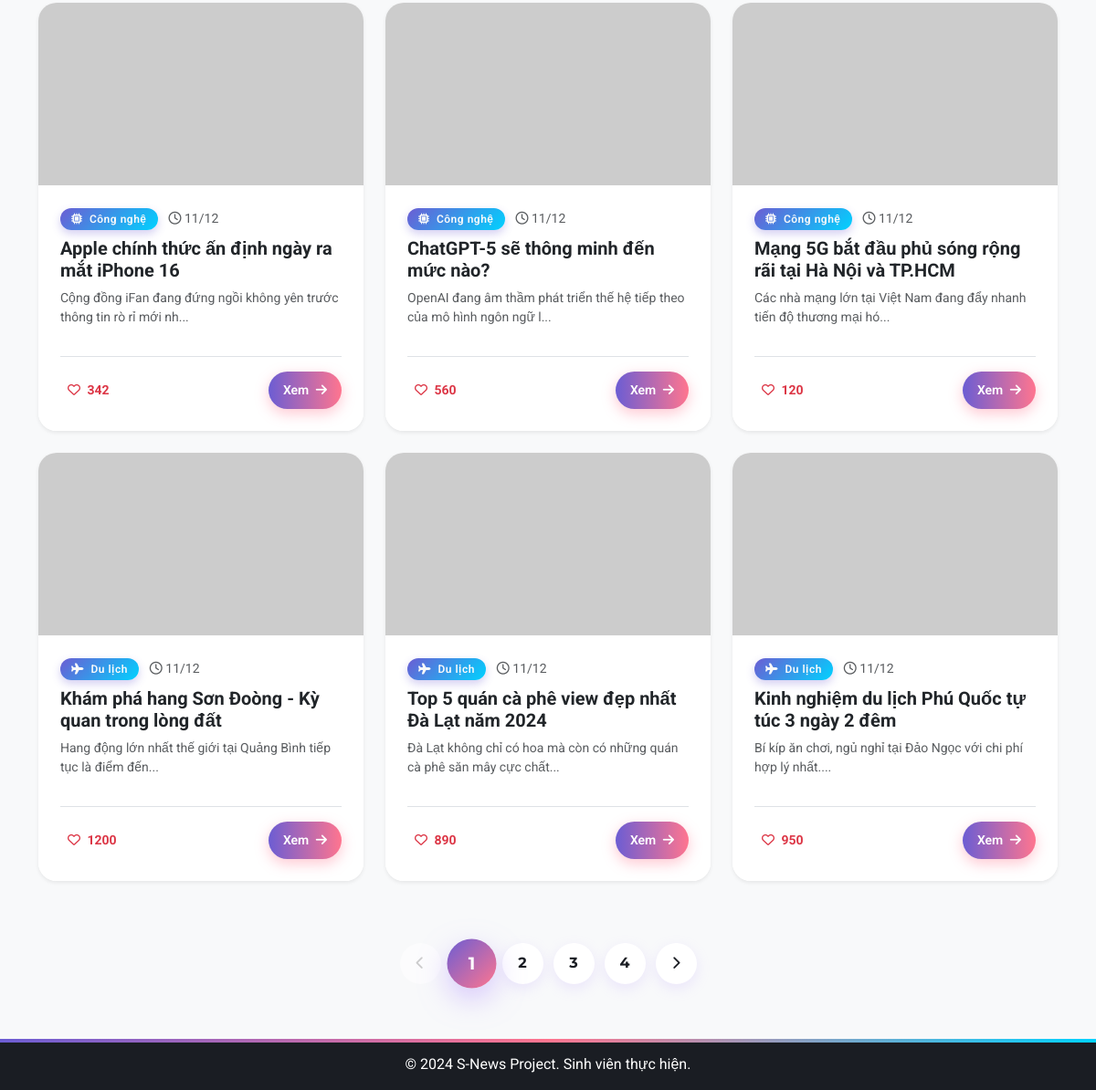
Before: / (lower part) with the older database file.
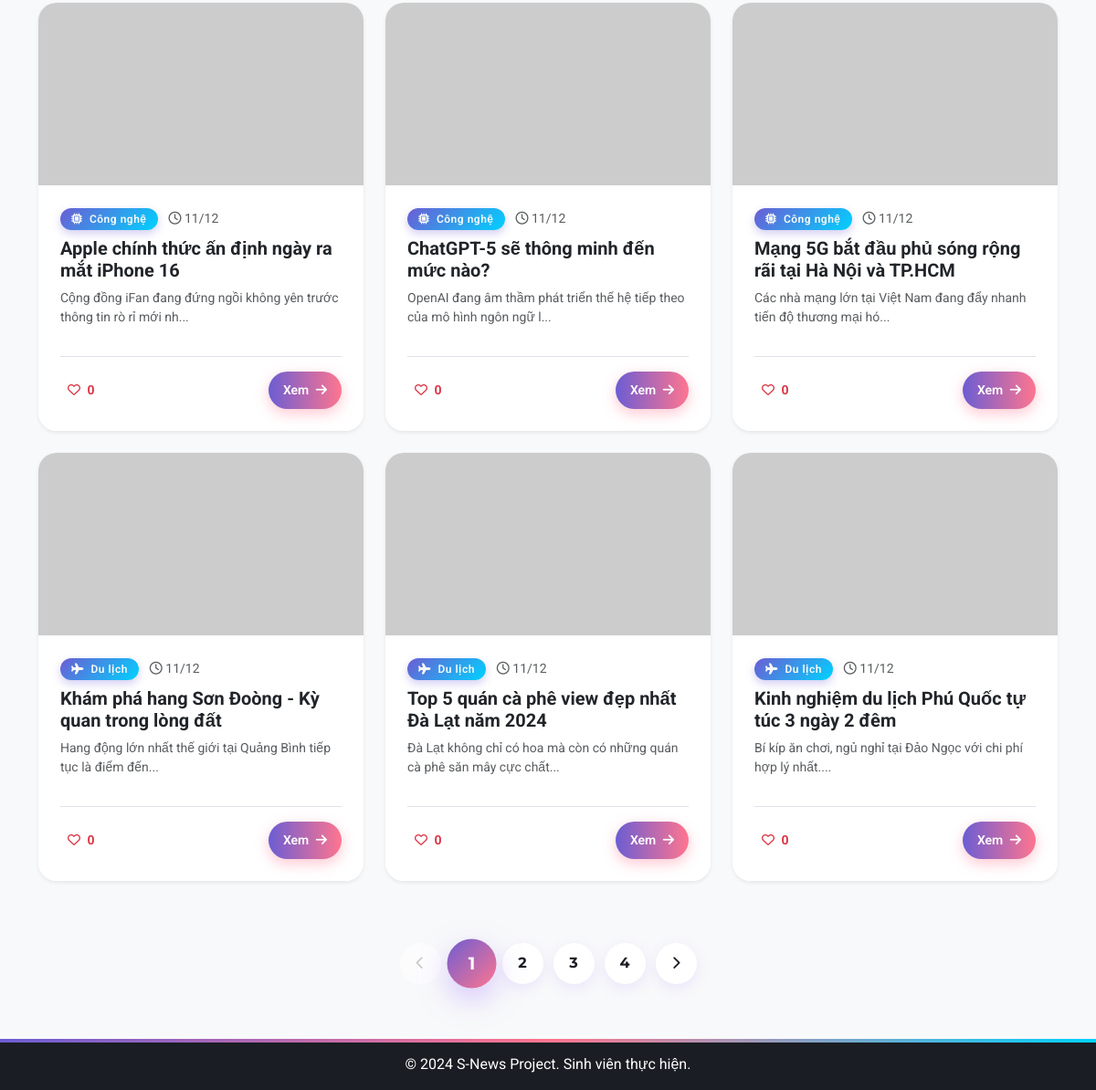
After: the same page with the newer database file.
### tables this page shows
CREATE TABLE articles (
    id INT AUTO_INCREMENT PRIMARY KEY,
    title VARCHAR(255) NOT NULL,  
    summary TEXT,                 
    content LONGTEXT,             
    image_url VARCHAR(255),       
    category VARCHAR(50),         
    views INT DEFAULT 0,          
    likes INT DEFAULT 0,          
    created_at TIMESTAMP DEFAULT CURRENT_TIMESTAMP,  
    
     
    FULLTEXT (title, summary),
     
    INDEX (category)
);

CREATE TABLE categories (
    id INT AUTO_INCREMENT PRIMARY KEY,
    name VARCHAR(50) NOT NULL UNIQUE,       
    icon VARCHAR(100) NOT NULL,             
    color VARCHAR(50) DEFAULT 'text-dark'   
);

### classes/Database.php (called while the page is built, shortened)
<?php
class Database {
    private $host = "localhost";
    private $db_name = "s_news_db";
    private $username = "root";
    private $password = "";
    public function getConnection() {
        $this->conn = null;
        try {
            $this->conn = new PDO("mysql:host=" . $this->host . ";dbname=" . $this->db_name, $this->username, $this->password);
            $this->conn->exec("set names utf8mb4");
            $this->conn->setAttribute(PDO::ATTR_ERRMODE, PDO::ERRMODE_EXCEPTION);
        } catch(PDOException $exception) {
            echo "Loi ket noi: " . $exception->getMessage();
        }
        return $this->conn;
    }
}
?>

### classes/Article.php (called while the page is built, shortened)
<?php
require_once 'Database.php';
class Article {
    private $db;
    public function __construct() {
        $this->db = (new Database())->getConnection();
    }
    public function getPaginated($limit, $offset) {
        $sql = "SELECT a.*,
                       c.name as cat_name,
                       c.icon as cat_icon,
                       c.color as cat_color
                FROM articles a
                LEFT JOIN categories c ON a.category = c.name
                ORDER BY a.created_at DESC
                LIMIT :limit OFFSET :offset";
        $stmt = $this->db->prepare($sql);
        $stmt->bindValue(':limit', (int)$limit, PDO::PARAM_INT);
        $stmt->bindValue(':offset', (int)$offset, PDO::PARAM_INT);
        $stmt->execute();
        return $stmt->fetchAll(PDO::FETCH_ASSOC);
    }
    public function getTotalCount() {
        $stmt = $this->db->query("SELECT COUNT(*) as total FROM articles");
        $row = $stmt->fetch(PDO::FETCH_ASSOC);
        return $row['total'];
    }
}
?>

### index.php (the view, shortened to what this page needs)
<?php
require_once 'classes/BasePage.php';
require_once 'classes/Article.php';
class HomePage extends BasePage {
    protected function renderBody() {
        $limit = 6;
        $currentPage = isset($_GET['page']) ? max(1, intval($_GET['page'])) : 1;
        $offset = ($currentPage - 1) * $limit;
        $articleModel = new Article();
        $listArticles = $articleModel->getPaginated($limit, $offset);
        $totalArticles = $articleModel->getTotalCount();
        $totalPages = ceil($totalArticles / $limit);
        ?>
        <div class="row">
        <?php if (!empty($listArticles)) {
            foreach ($listArticles as $row) {
                $link = "pages/detail.php?id=" . $row['id'];
                $img = $this->getImageUrl($row['image_url']);
                $likes = isset($row['likes']) ? $row['likes'] : 0;
                $catName = !empty($row['cat_name']) ? $row['cat_name'] : $row['category'];
                $catIcon = !empty($row['cat_icon']) ? $row['cat_icon'] : 'fa-solid fa-folder';
                $colorClass = 'text-light';
                $bgClass = str_replace('text-', 'bg-', $colorClass);
                echo '
                <div class="col-md-4 mb-4">
                    <div class="card h-100 shadow-sm border-0">
                        <div class="overflow-hidden" style="height: 200px;">
                            <a href="'.$link.'"><img src="'.$img.'" class="card-img-top h-100 w-100" style="object-fit: cover;"></a>
                        </div>
                        <div class="card-body d-flex flex-column">
                            <div class="mb-2 d-flex justify-content-between align-items-center">
                                <div>
                                    <span class="badge '.$bgClass.' bg-opacity-10 '.$colorClass.'">
                                        <i class="'.$catIcon.' me-1"></i> '.$catName.'
                                    </span>
                                    <small class="text-muted ms-2"><i class="fa-regular fa-clock"></i> '.date('d/m', strtotime($row['created_at'])).'</small>
                                </div>
                            </div>
                            <h5 class="card-title"><a href="'.$link.'" class="text-decoration-none text-dark fw-bold">'.$row['title'].'</a></h5>
                            <p class="card-text text-muted small flex-grow-1">'.substr($row['summary'], 0, 90).'...</p>
                            <div class="mt-3 d-flex justify-content-between align-items-center border-top pt-3">
                                <button class="btn btn-outline-danger btn-sm border-0 like-btn" onclick="toggleLike(this, '.$row['id'].')">
                                    <i class="fa-regular fa-heart"></i> <span class="like-count fw-bold ms-1">'.$likes.'</span>
                                </button>
                                <a href="'.$link.'" class="btn btn-primary btn-sm rounded-pill px-3">Xem <i class="fa-solid fa-arrow-right ms-1"></i></a>
                            </div>
                        </div>
                    </div>
                </div>';
            }
        } ?>
        </div>
        <?php if ($totalPages > 1): ?>
        <nav aria-label="Page navigation" class="mt-4">
            <ul class="pagination justify-content-center">
                <li class="page-item <?php echo ($currentPage <= 1) ? 'disabled' : ''; ?>"><a class="page-link" href="?page=<?php echo $currentPage - 1; ?>"><i class="fa-solid fa-chevron-left"></i></a></li>
                <?php for ($i = 1; $i <= $totalPages; $i++): ?>
                    <li class="page-item <?php echo ($i == $currentPage) ? 'active' : ''; ?>"><a class="page-link" href="?page=<?php echo $i; ?>"><?php echo $i; ?></a></li>
                <?php endfor; ?>
                <li class="page-item <?php echo ($currentPage >= $totalPages) ? 'disabled' : ''; ?>"><a class="page-link" href="?page=<?php echo $currentPage + 1; ?>"><i class="fa-solid fa-chevron-right"></i></a></li>
            </ul>
        </nav>
        <?php endif; ?>
        <?php
    }
}
$page = new HomePage("Trang chủ - SNews", true);
$page->render();
?>

### classes/BasePage.php (shortened to what this page needs)
<?php
abstract class BasePage {
    protected $assets_folder;
    public function __construct($title = "S-News", $is_root = false) {
        $this->assets_folder = $is_root ? "" : "../";
        require_once __DIR__ . '/Database.php';
    }
    protected function getImageUrl($filename) {
        $searchFolders = [
            'images/',
            'images/avatars/',
            'images/banners/',
            'images/posts/',
        ];
        $cleanName = basename($filename);
        foreach ($searchFolders as $folder) {
            $physicalPath = __DIR__ . "/../" . $folder . $cleanName;
        }
        return "https://placehold.co/600x400/ffcccc/ff0000?text=Not+Found";
    }
    public function render() {
        echo '<!DOCTYPE html><html lang="vi">';
        $this->renderHead();
        echo '<body class="bg-light d-flex flex-column min-vh-100">';
        echo '<main class="flex-shrink-0"><div class="container py-4">';
        $this->renderBody();
        echo '</div></main>';
        $this->renderFooter();
        echo '</body></html>';
    }
    protected function renderHead() {
        ?>
        <head>
            <link rel="stylesheet" href="<?php echo $this->assets_folder; ?>vendor/bootstrap/css/bootstrap.min.css">
            <link rel="stylesheet" href="<?php echo $this->assets_folder; ?>vendor/fontawesome/css/all.min.css">
            <link rel="stylesheet" href="<?php echo $this->assets_folder; ?>css/style.css">
        </head>
        <?php
    }
        ?>
        <?php
    protected function renderFooter() {
        ?>
        <footer class="footer mt-auto py-3 bg-dark text-white text-center">
            <div class="container">
                <span>&copy; 2024 S-News Project. Sinh viên thực hiện.</span>
            </div>
        </footer>
        <?php
    }
}
?>

### css/style.css (style rules this page uses)
:root { --color-primary: #6C5DD3; --color-secondary: #FF758F; --color-accent: #00D2FF; --bg-body: #F5F7FA; --text-dark: #1A1D23; --text-gray: #64748B; --card-shadow: 0 10px 30px rgba(108, 93, 211, 0.15); --hover-shadow: 0 20px 40px rgba(108, 93, 211, 0.25); }
body { background-color: var(--bg-body); font-family: 'Roboto', sans-serif; color: var(--text-dark); overflow-x: hidden; }
.card { border: none !important; border-radius: 20px !important; background: #fff; overflow: hidden; box-shadow: var(--card-shadow); transition: all 0.4s cubic-bezier(0.175, 0.885, 0.32, 1.275); animation: fadeInUp 0.8s both; }
.col-md-4:nth-child(1) .card { animation-delay: 0.1s; }
.col-md-4:nth-child(2) .card { animation-delay: 0.3s; }
.col-md-4:nth-child(3) .card { animation-delay: 0.5s; }
.col-md-4:nth-child(4) .card { animation-delay: 0.7s; }
.col-md-4:nth-child(5) .card { animation-delay: 0.9s; }
.col-md-4:nth-child(6) .card { animation-delay: 1.1s; }
.card-img-top { height: 220px; object-fit: cover; transition: transform 0.6s ease; }
.card-body { padding: 1.5rem; position: relative; background: #fff; z-index: 1; }
.card-title a { color: var(--text-dark); font-weight: 700; text-decoration: none; background-image: linear-gradient(to right, var(--color-primary) 0%, var(--color-secondary) 100%); background-size: 0% 2px; background-repeat: no-repeat; background-position: left bottom; transition: background-size 0.3s; }
.badge { background: linear-gradient(135deg, var(--color-primary), var(--color-accent)) !important; border-radius: 30px; padding: 6px 12px; font-weight: 600; letter-spacing: 0.5px; box-shadow: 0 4px 10px rgba(108, 93, 211, 0.3); }
.btn-primary, .btn-outline-primary { background: linear-gradient(90deg, var(--color-primary), var(--color-secondary), var(--color-primary)); background-size: 200% auto; border: none; color: #fff; font-weight: 600; border-radius: 50px; padding: 10px 25px; box-shadow: 0 5px 15px rgba(255, 117, 143, 0.4); transition: 0.5s; animation: gradientFlow 3s infinite linear; }
.footer { background: #1A1D23 !important; color: #fff !important; margin-top: 80px; padding: 40px 0; position: relative; overflow: hidden; }
.footer::before { content: ''; position: absolute; top: 0; left: 0; width: 100%; height: 4px; background: linear-gradient(90deg, var(--color-primary), var(--color-secondary), var(--color-accent)); }
.pagination { gap: 12px; padding: 20px 0; align-items: center; }
.page-link { border: none !important; border-radius: 50% !important; width: 45px; height: 45px; display: flex; align-items: center; justify-content: center; font-weight: 700; font-family: 'Montserrat', sans-serif; color: var(--text-dark); background-color: #fff; box-shadow: 0 5px 15px rgba(183, 153, 255, 0.2); transition: all 0.4s cubic-bezier(0.175, 0.885, 0.32, 1.275); position: relative; overflow: hidden; }
.page-item.active .page-link { background: linear-gradient(135deg, var(--color-primary), var(--color-secondary)); color: #fff; box-shadow: 0 10px 25px rgba(183, 153, 255, 0.5); transform: scale(1.2); z-index: 2; }
.page-item.disabled .page-link { background-color: rgba(255,255,255,0.5); color: #ccc; box-shadow: none; cursor: not-allowed; transform: none; }
.page-link i { font-size: 0.9rem; transition: transform 0.3s; }

Changed rows visible on the page:
changed articles "Apple chính thức ấn định ngày ra mắt iPhone 16": likes "342" → "0"
changed articles "ChatGPT-5 sẽ thông minh đến mức nào?": likes "560" → "0"
changed articles "Mạng 5G bắt đầu phủ sóng rộng rãi tại Hà Nội và TP.HCM": likes "120" → "0"
changed articles "Khám phá hang Sơn Đoòng - Kỳ quan trong lòng đất": likes "1200" → "0"
changed articles "Top 5 quán cà phê view đẹp nhất Đà Lạt năm 2024": likes "890" → "0"
changed articles "Kinh nghiệm du lịch Phú Quốc tự túc 3 ngày 2 đêm": likes "950" → "0"
